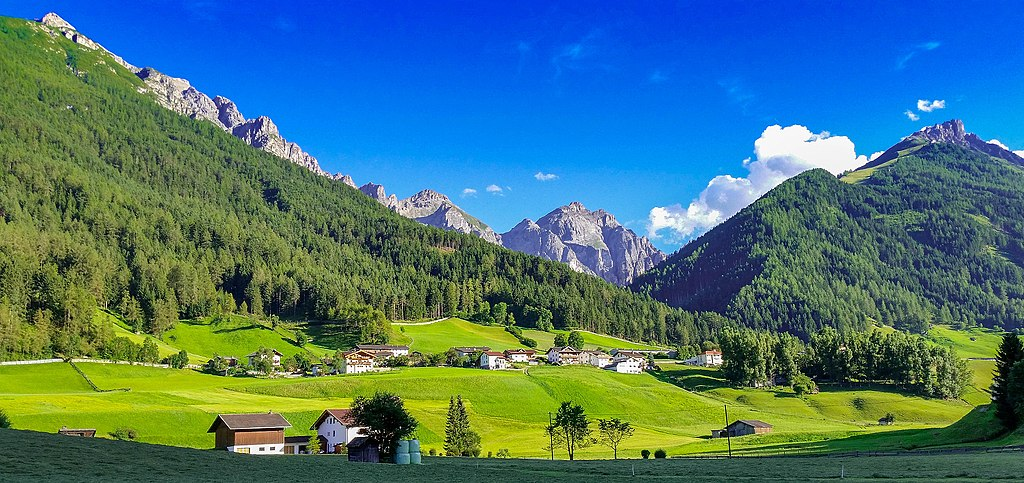
#> input picture Python_4/color_image.jpeg, 1024 x 483 px
$ python py4_ind_1_shah1237.py
#> lines starting #> are read from the running program, lines starting #| are printed output that depends on the picture; after the words box and inside, x2 and y2 are one past the last pixel; in counts of white or black regions, pixels touching at a corner belong together
"""
Course Number: ENGR 13300
Semester: Fall 2025

Description:
    This program computes the average intensity of each channel in an image, and writes the results to a file.

Assignment Information:
    Assignment:     10.3.1 Py4 Ind 1
    Team ID:        LC5 - 06
    Author:         Milan Shah, shah1237@purdue.edu
    Date:           09/27/2025

Contributors:
    Name, login@purdue [repeat for each]

    My contributor(s) helped me:
    [ ] understand the assignment expectations without
        telling me how they will approach it.
    [ ] understand different ways to think about a solution
        without helping me plan my solution.
    [ ] think through the meaning of a specific error or
        bug present in my code without looking at my code.
    Note that if you helped somebody else with their code, you
    have to list that person as a contributor here as well.

Academic Integrity Statement:
    I have not used source code obtained from any unauthorized
    source, either modified or unmodified; nor have I provided
    another student access to my code.  The project I am
    submitting is my own original work.
"""

import os
from PIL import Image
import numpy as np


def main():
    myfile = input("Image: ") # Get image filename
#> the answer given: color_image.jpeg

    img = Image.open(myfile)
#> img is the input picture: PIL image 1024x483 RGB; mean R, G, B 71.6, 116.4, 121.3
    img_array = np.array(img)

    img_array = img_array / 255

    # Checking for grayscale
    if img_array.ndim == 3:
        reds = img_array[:, :, 0]
        greens = img_array[:, :, 1]
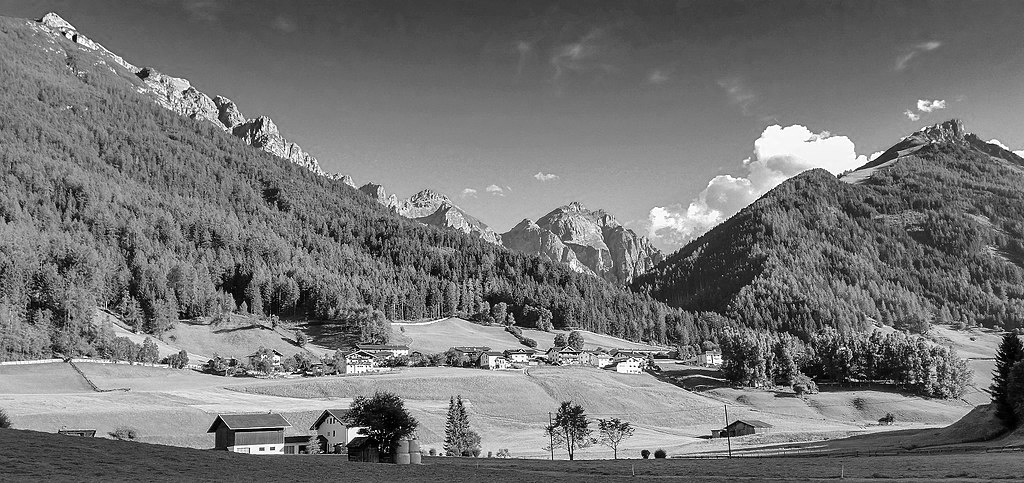
#> greens: shape (483, 1024) float64; min 0, max 1, mean 0.456
        blues = img_array[:, :, 2]
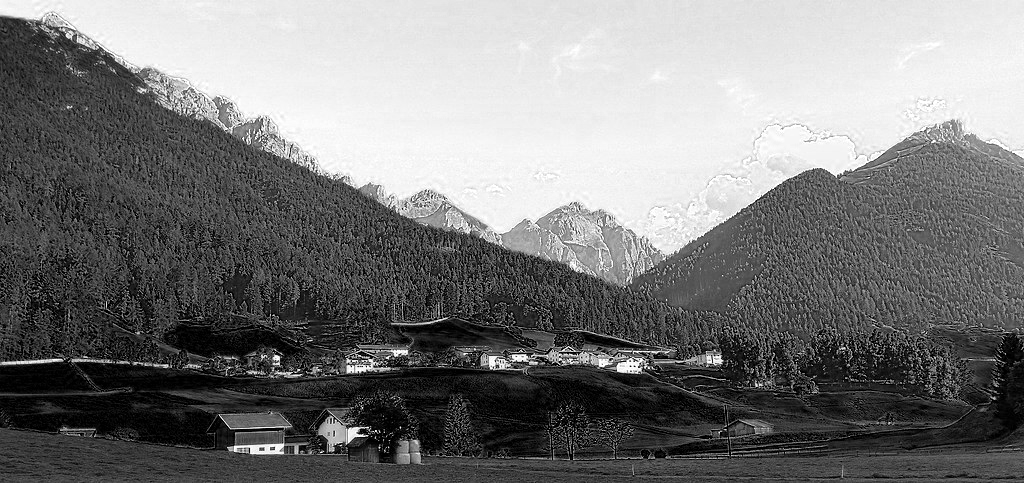
#> blues: shape (483, 1024) float64; min 0, max 1, mean 0.476

        # Remove gamma for RED
        mask_linear = reds <= 0.04045
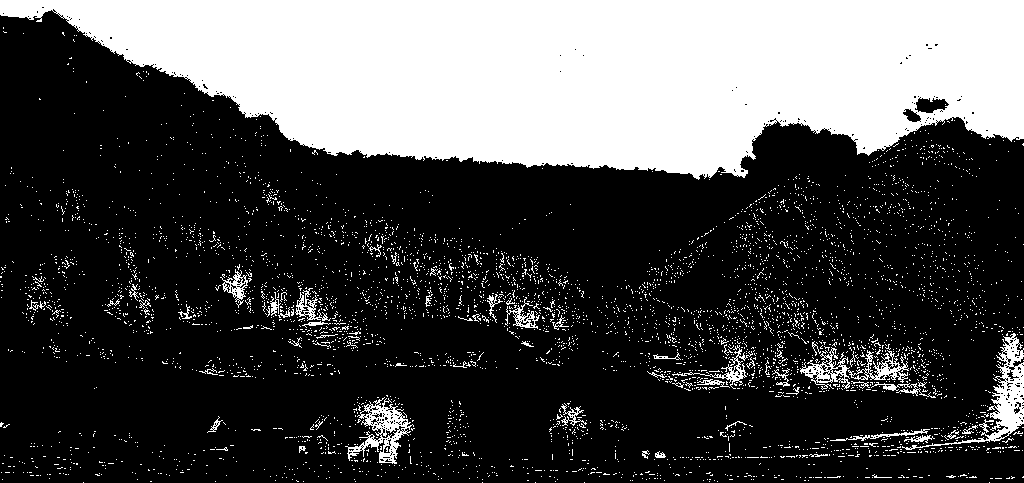
#> mask_linear: shape (483, 1024) bool; 30.1% white; 4729 white regions (4666 under 20 px), largest, box (x1, y1, x2, y2) and area: (0, 0, 1024, 180) 129471, (902, 333, 1024, 450) 2242, (345, 397, 414, 464) 1502
        mask_power = reds > 0.04045
        reds[mask_linear] = reds[mask_linear] / 12.92
#> reds: shape (483, 1024) float64; min 0, max 1, mean 0.279
        reds[mask_power] = ((reds[mask_power] + 0.055) / 1.055) ** 2.4
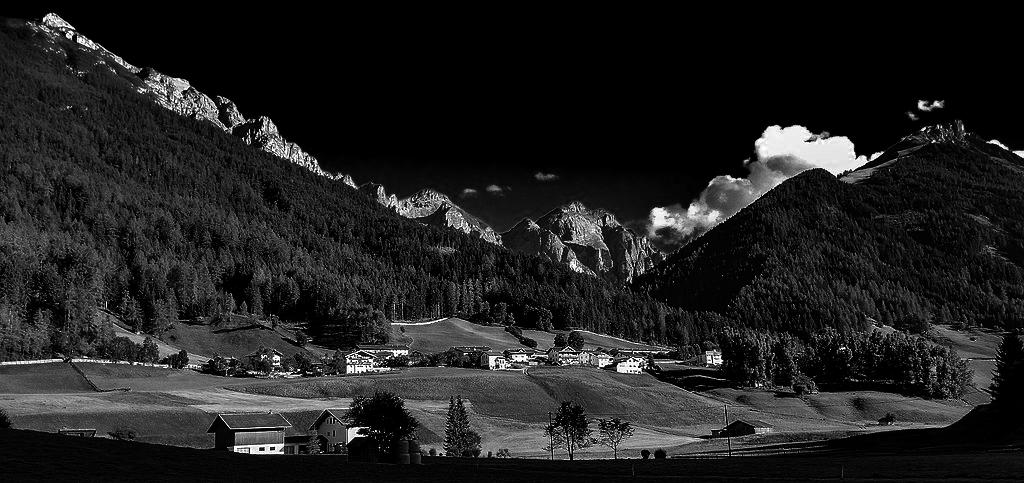
#> reds: shape (483, 1024) float64; min 0, max 1, mean 0.129

        red_mean = reds.mean()
#> red_mean = 0.129

        # Remove gamma for GREEN
        mask_linear = greens <= 0.04045
#> mask_linear: shape (483, 1024) bool; 1.2% white in thin lines or dots
        mask_power = greens > 0.04045
#> mask_power: shape (483, 1024) bool; 98.8% white; black in thin lines or dots
        greens[mask_linear] = greens[mask_linear] / 12.92
#> greens: shape (483, 1024) float64; 1.09% of pixels changed, all inside (x1, y1, x2, y2) = (1, 16, 1024, 479)
        greens[mask_power] = ((greens[mask_power] + 0.055) / 1.055) ** 2.4
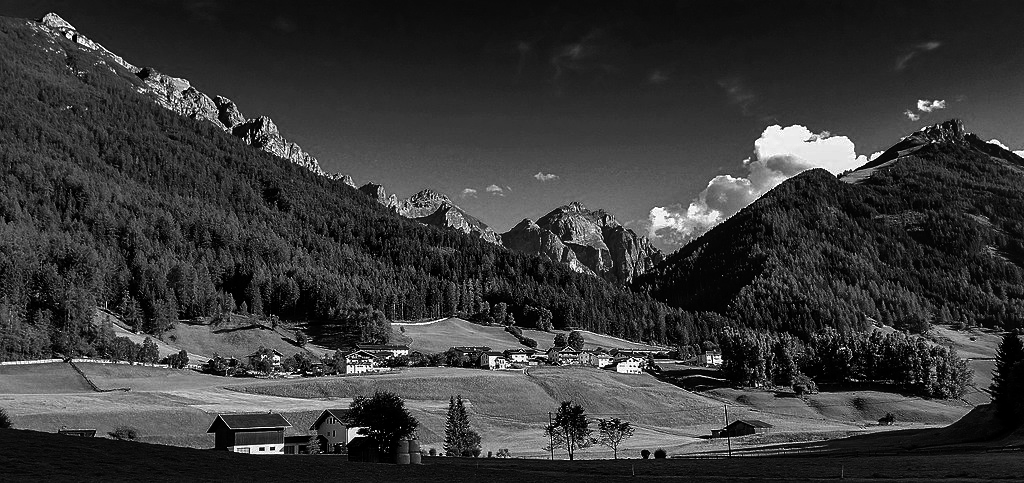
#> greens: shape (483, 1024) float64; min 0, max 1, mean 0.222

        green_mean = greens.mean()
#> green_mean = 0.222

        # Remove gamma for BLUE
        mask_linear = blues <= 0.04045
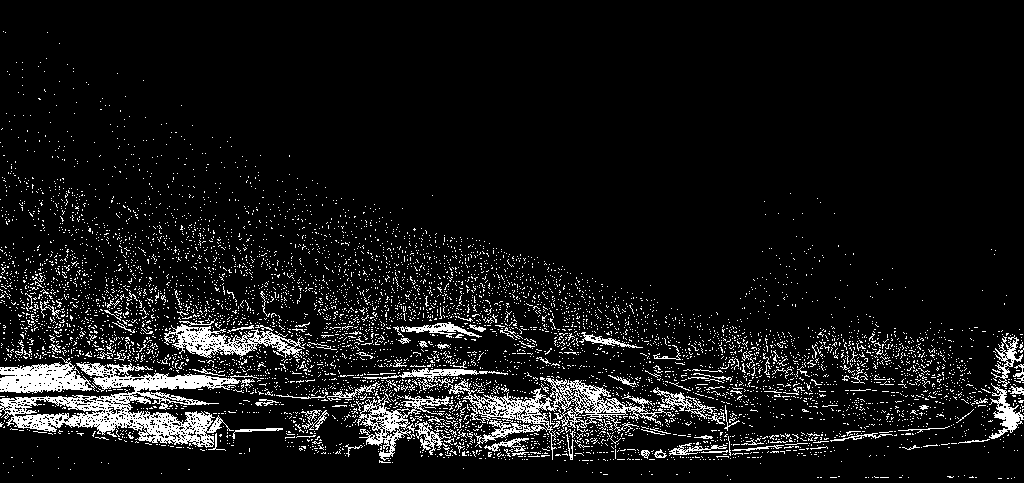
#> mask_linear: shape (483, 1024) bool; 8.3% white in thin lines or dots
        mask_power = blues > 0.04045
#> mask_power: shape (483, 1024) bool; 91.7% white; black in thin lines or dots
        blues[mask_linear] = blues[mask_linear] / 12.92
#> blues: shape (483, 1024) float64; 4.02% of pixels changed, all inside (x1, y1, x2, y2) = (0, 31, 1024, 480)
        blues[mask_power] = ((blues[mask_power] + 0.055) / 1.055) ** 2.4
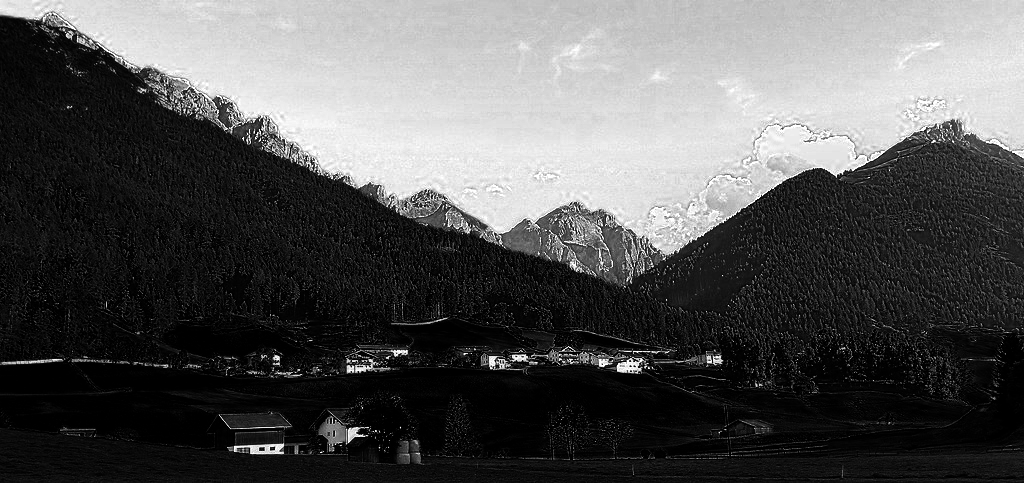
#> blues: shape (483, 1024) float64; min 0, max 1, mean 0.335

        blue_mean = blues.mean()
#> blue_mean = 0.335

    else:
        red_mean = 0
        green_mean = 0
        blue_mean = 0

    print(f"Red Channel Mean: {red_mean:.2f}")
#| Red Channel Mean: 0.13
    print(f"Green Channel Mean: {green_mean:.2f}")
#| Green Channel Mean: 0.22
    print(f"Blue Channel Mean: {blue_mean:.2f}")
#| Blue Channel Mean: 0.33


if __name__ == "__main__":
    main()
